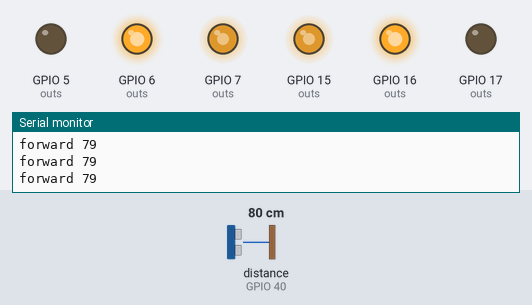
A sketch run on a simulated ESP32-S3. Parts: output pins drawn as LEDs (lit = HIGH), the last lines printed to the serial monitor. Wiring (inferred from the names in the program): ultrasonic range finder: trigger GPIO 39; echo GPIO 40. Dashed ring = blinking. The inputs (shaded band) are chosen by the test bench; at power-on: distance to the obstacle (sensor on GPIO 40) 80 cm. The echo pulse lasts 58.3 µs per cm; pins used as bus, display or sensor lines are not drawn.

Above: at 1.2 s.
1.3 s: distance to the obstacle (sensor on GPIO 40) set to 28 cm
2.8 s: distance to the obstacle (sensor on GPIO 40) set to 24 cm
At 3.46 s:
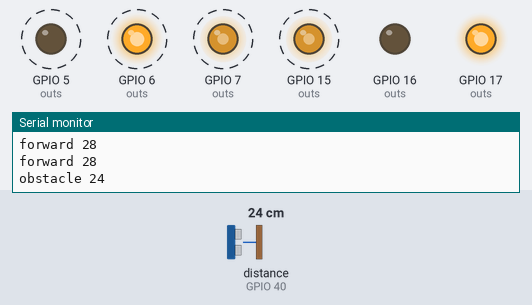
5.8 s: distance to the obstacle (sensor on GPIO 40) set to 35 cm
At 7.1 s:
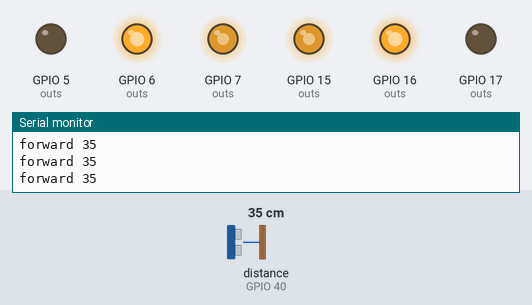
7.6 s: distance to the obstacle (sensor on GPIO 40) set to 2 cm
At 7.81 s:
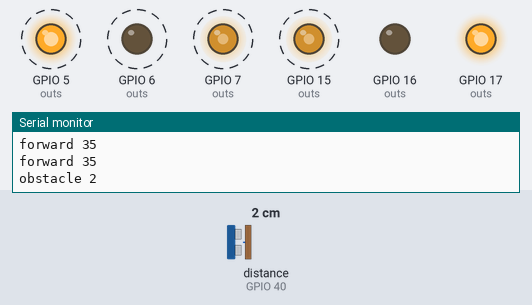
Timing chart, 0 to 11.6 s (numbered marks = the images above; inputs shaded):
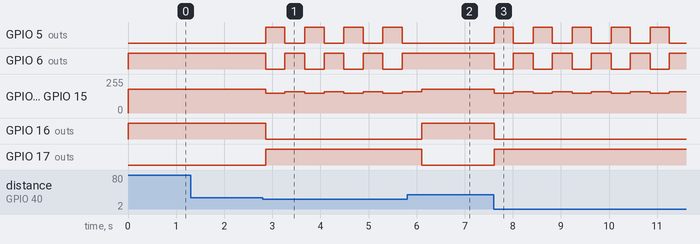

Measured:
- the behaviour switches between 27 and 26 cm on distance to the obstacle (sensor on GPIO 40) (found by bisection; images 0 and 1)
- after the input at 2.8 s, GPIO 5 (outs): alternates HIGH for 0.40 s and LOW for 0.41 s, starting after 0.06 s; GPIO 6 (outs): alternates HIGH for 0.41 s and LOW for 0.40 s, starting after 0.06 s
- after the input at 5.8 s, GPIO 5 (outs): stops changing and stays LOW; GPIO 6 (outs): stops changing and stays HIGH; GPIO 16 (outs): LOW → HIGH after 0.31 s; GPIO 17 (outs): HIGH → LOW after 0.31 s
- after the input at 7.6 s, GPIO 5 (outs): alternates HIGH for 0.40 s and LOW for 0.41 s, starting at once; GPIO 6 (outs): alternates HIGH for 0.41 s and LOW for 0.40 s, starting at once

The sketch:

sketch.ino
```cpp
// EI TOKEN 案例 · 避障小车
// 前面有障碍就后退转弯，没有就一直往前开
// 适用：Arduino Uno / Arduino Nano / ESP32 DevKit / ESP32-S3 DevKitC

#if defined(CONFIG_IDF_TARGET_ESP32S3)
const int ENA = 7;
const int IN1 = 16;
const int IN2 = 17;
const int ENB = 15;
const int IN3 = 6;
const int IN4 = 5;
const int TRIG_PIN = 39;
const int ECHO_PIN = 40;
#elif defined(ESP32)
const int ENA = 18;
const int IN1 = 23;
const int IN2 = 25;
const int ENB = 19;
const int IN3 = 17;
const int IN4 = 16;
const int TRIG_PIN = 14;
const int ECHO_PIN = 13;
#else
const int ENA = 5;
const int IN1 = 7;
const int IN2 = 8;
const int ENB = 6;
const int IN3 = 4;
const int IN4 = 3;
const int TRIG_PIN = 11;
const int ECHO_PIN = 12;
#endif

void motor(int en, int a, int b, int speed) {
  digitalWrite(a, speed >= 0 ? HIGH : LOW);
  digitalWrite(b, speed >= 0 ? LOW : HIGH);
  analogWrite(en, abs(speed));
}
void drive(int left, int right) { motor(ENA, IN1, IN2, left); motor(ENB, IN3, IN4, right); }

long distanceCm() {
  digitalWrite(TRIG_PIN, LOW);  delayMicroseconds(2);
  digitalWrite(TRIG_PIN, HIGH); delayMicroseconds(10);
  digitalWrite(TRIG_PIN, LOW);
  long us = pulseIn(ECHO_PIN, HIGH, 30000UL);
  return us == 0 ? 999 : us * 0.0343 / 2;
}

void setup() {
  Serial.begin(115200);
  int outs[] = {ENA, IN1, IN2, ENB, IN3, IN4, TRIG_PIN};
  for (int i = 0; i < 7; i++) pinMode(outs[i], OUTPUT);
  pinMode(ECHO_PIN, INPUT);
  Serial.println("EIT obstacle-car ready");
}

void loop() {
  long d = distanceCm();
  if (d > 25) {
    drive(180, 180); Serial.print("forward "); Serial.println(d);
  } else {
    Serial.print("obstacle "); Serial.println(d);
    drive(-150, -150); delay(400);   // 先后退
    drive(-160, 160);  delay(350);   // 原地转向
  }
  delay(60);
}
```
